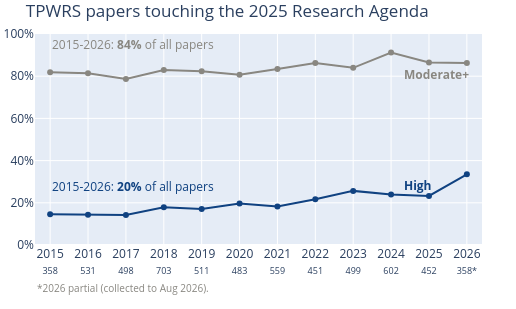

Notebook cell for this chart:
### Code cell
headline_fig = px.line(
    reach_share,
    x="Year",
    y="Share",
    color="Threshold",
    color_discrete_map={"Moderate+": CONTEXT, "High": ACCENT},
    markers=True,
    line_shape="linear",
    category_orders={"Threshold": list(THRESHOLDS.keys())},
    labels={"Share": "Share of papers (%)"},
)

for threshold, colour in [("Moderate+", CONTEXT), ("High", ACCENT)]:
    series = reach_share[reach_share["Threshold"] == threshold]
    last = series.iloc[-1]
    first = series.iloc[0]

    headline_fig.add_annotation(
        x=last["Year"] - 1.7,
        y=last["Share"] - 5.5,
        text=f"<b>{threshold}",
        showarrow=False,
        xanchor="left",
        yanchor="middle",
        font=dict(color=colour, size=12),
    )

    headline_fig.add_annotation(
            x=first["Year"],
            y=first["Share"]+13,
            text=f"2015-2026: <b>{all_year_reach.loc[all_year_reach['Threshold'] == threshold, 'Share'].values[0]:.0f}%</b> of all papers",
            showarrow=False,
            xanchor="left",
            yanchor="middle",
            font=dict(color=colour, size=12),
        )



headline_fig.update_layout(
    width=FIGURE_DIM[0],
    height=FIGURE_DIM[1],
    # margin_r=150,
    showlegend=False,
    title=dict(
        text="TPWRS papers touching the 2025 Research Agenda",
    ),
)

style_year_axis(headline_fig)
headline_fig.update_yaxes(title=None, ticksuffix="%", range=[0, 100], dtick=20)
headline_fig.update_xaxes(title=None)
add_footnote(headline_fig, text = "*2026 partial (collected to Aug 2026).")

# reach_share.pivot(index="Year", columns="Threshold", values="Share").round(1)
n = 4
headline_fig.update_layout(margin=dict(l=n, r=n+30, t=n+30, b=n+60))
headline_fig.show()

### Figure 1 — Plotly figure (JSON) as saved in the notebook; plotly's stock layout.template omitted (floating-point values rounded to 4 significant figures)
{"data": [{"hovertemplate": "Threshold=Moderate+<br>Year=%{x}<br>Share of papers (%)=%{y}<extra></extra>", "legendgroup": "Moderate+", "line": {"color": "#898781", "dash": "solid", "shape": "linear"}, "marker": {"symbol": "circle"}, "mode": "lines+markers", "name": "Moderate+", "orientation": "v", "showlegend": true, "type": "scatter", "x": [2015, 2016, 2017, 2018, 2019, 2020, 2021, 2022, 2023, 2024, 2025, 2026], "xaxis": "x", "y": [81.84, 81.36, 78.71, 82.93, 82.39, 80.75, 83.36, 86.25, 83.97, 91.2, 86.5, 86.31], "yaxis": "y"}, {"hovertemplate": "Threshold=High<br>Year=%{x}<br>Share of papers (%)=%{y}<extra></extra>", "legendgroup": "High", "line": {"color": "#104281", "dash": "solid", "shape": "linear"}, "marker": {"symbol": "circle"}, "mode": "lines+markers", "name": "High", "orientation": "v", "showlegend": true, "type": "scatter", "x": [2015, 2016, 2017, 2018, 2019, 2020, 2021, 2022, 2023, 2024, 2025, 2026], "xaxis": "x", "y": [14.53, 14.31, 14.26, 17.92, 17.03, 19.67, 18.25, 21.73, 25.65, 23.92, 23.23, 33.52], "yaxis": "y"}], "layout": {"annotations": [{"font": {"color": "#898781", "size": 12}, "showarrow": false, "text": "<b>Moderate+", "x": 2024.0, "xanchor": "left", "y": 80.81, "yanchor": "middle"}, {"font": {"color": "#898781", "size": 12}, "showarrow": false, "text": "2015-2026: <b>84%</b> of all papers", "x": 2015, "xanchor": "left", "y": 94.84, "yanchor": "middle"}, {"font": {"color": "#104281", "size": 12}, "showarrow": false, "text": "<b>High", "x": 2024.0, "xanchor": "left", "y": 28.02, "yanchor": "middle"}, {"font": {"color": "#104281", "size": 12}, "showarrow": false, "text": "2015-2026: <b>20%</b> of all papers", "x": 2015, "xanchor": "left", "y": 27.53, "yanchor": "middle"}, {"font": {"color": "#898781", "size": 10}, "showarrow": false, "text": "*2026 partial (collected to Aug 2026).", "x": 0, "xanchor": "left", "xref": "paper", "y": -0.16, "yanchor": "top", "yref": "paper"}], "height": 309.6, "legend": {"title": {"text": "Threshold"}, "tracegroupgap": 0}, "margin": {"b": 64, "l": 4, "r": 34, "t": 34}, "showlegend": false, "title": {"text": "TPWRS papers touching the 2025 Research Agenda"}, "width": 516, "xaxis": {"anchor": "y", "domain": [0, 1], "range": [2015.0, 2026.0], "tickmode": "array", "ticktext": ["2015<br><span style='font-size:9px'>358</span>", "2016<br><span style='font-size:9px'>531</span>", "2017<br><span style='font-size:9px'>498</span>", "2018<br><span style='font-size:9px'>703</span>", "2019<br><span style='font-size:9px'>511</span>", "2020<br><span style='font-size:9px'>483</span>", "2021<br><span style='font-size:9px'>559</span>", "2022<br><span style='font-size:9px'>451</span>", "2023<br><span style='font-size:9px'>499</span>", "2024<br><span style='font-size:9px'>602</span>", "2025<br><span style='font-size:9px'>452</span>", "2026<br><span style='font-size:9px'>358*</span>"], "tickvals": [2015, 2016, 2017, 2018, 2019, 2020, 2021, 2022, 2023, 2024, 2025, 2026], "title": {}}, "yaxis": {"anchor": "x", "domain": [0, 1], "dtick": 20, "range": [0, 100], "ticksuffix": "%", "title": {}}}}
